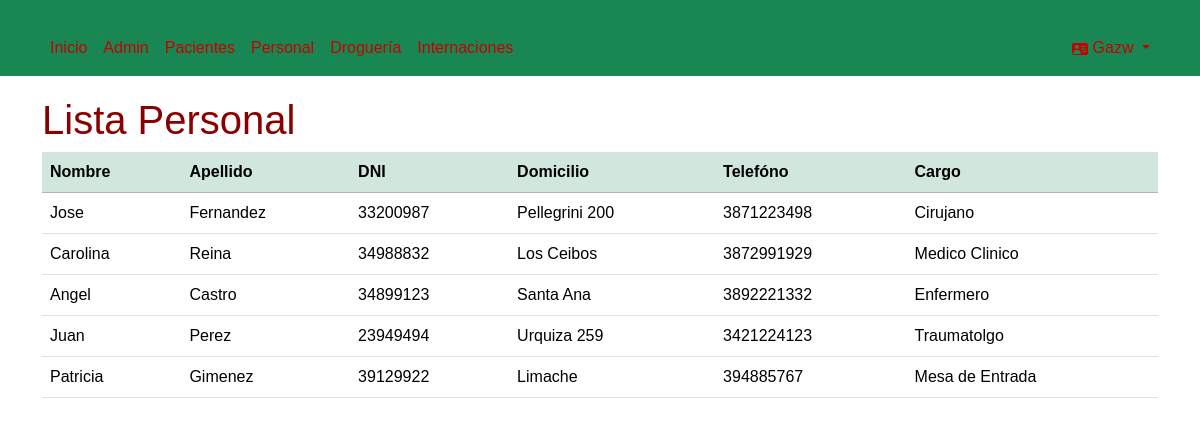
The page /gestion_internaciones/personal/ (signed in) on the database its author committed.
### gestion_internaciones/models.py (models this page shows, shortened)
class Personal(models.Model):
    usuario = models.OneToOneField(User, on_delete=models.CASCADE)
    nombre_per = models.CharField(max_length=30)
    apellido_per = models.CharField(max_length=15)
    dni_per = models.CharField(max_length=10)
    domicilio_per = models.CharField(max_length=50)
    telefono_per = models.CharField(max_length=12)
    cargo = models.ForeignKey("Cargos",on_delete=models.CASCADE)

class Cargos(models.Model):
    nombre_car = models.CharField(max_length=50)

### gestion_internaciones/views.py (the view)
# urls.py: path('personal/', views.listaPersonal, name='listapersonal'),
@login_required
def listaPersonal(request):
    personal = Personal.objects.all()
    context={
        'personal': personal
    }
    return render(request, 'listapersonal.html', context)

### gestion_internaciones/templates/listapersonal.html (shortened to what this page needs)
{% extends 'base.html' %}
{% block content %}
    <div>
        <h1>Lista Personal</h1>
        {% if request.user.is_staff %}
            <div>
                <table class="table">
                    <tr class="table-success">
                        <th>Nombre</th>
                        <th>Apellido</th>
                        <th>DNI</th>
                        <th>Domicilio</th>
                        <th>Telefóno</th>
                        <th>Cargo</th>
                    </tr>
                    {% for i in personal %}
                    <tr>
                        <td>{{ i.nombre_per }}</td>
                        <td>{{ i.apellido_per }}</td>
                        <td>{{ i.dni_per }}</td>
                        <td>{{ i.domicilio_per }}</td>
                        <td>{{ i.telefono_per }}</td>
                        <td>{{ i.cargo.nombre_car }}</td>
                    </tr>
                    {% endfor %}
                </table>
            </div>
        {%else%}
            <h1>No tienes permiso para ver esto</h1>
        {% endif %}
    </div>
{% endblock %}

### gestion_internaciones/templates/partials/navbar.html (shortened to what this page needs)
<nav class="navbar navbar-expand-lg bg-success" data-bs-theme="dark">
    <div class="container">
        <div class="collapse navbar-collapse" id="navbarSupportedContent">
            <ul class="navbar-nav me-auto mb-2 mb-lg-0">
                <li class="nav-item">
                    <a class="nav-link" href="{% url 'home' %}">Inicio</a>
                </li>
                {% if request.user.is_staff %}
                <li class="nav-item">
                    <a class="nav-link" href="{% url 'admin:index' %}">Admin</a>
                </li>
                {% endif %}
            {% if request.user.is_authenticated %}
                <li class="nav-item">
                    <a class="nav-link" href="{% url 'listapacientes' %}">Pacientes</a>
                </li>
                <li class="nav-item">
                    <a class="nav-link" href="{% url 'listapersonal' %}">Personal</a>
                </li>
                <li class="nav-item">
                    <a class="nav-link" href="{% url 'listadrogueria' %}">Droguería</a>
                </li>
                <li class="nav-item">
                    <a class="nav-link" href="{% url 'internaciones' %}">Internaciones</a>
                </li>
            </ul>
                <ul class="navbar-nav">
                    <li class="nav-item dropdown">
                        <a class="nav-link dropdown-toggle" href="#" role="button" data-bs-toggle="dropdown" aria-expanded="false">
                            {{ user.username | capfirst }}
                        </a>
                    </li>
                </ul>
            {% endif %}
        </div>
    </div>
</nav>

### gestion_internaciones/templates/base.html (style rules this page uses)
body { background: url('http://www.sanatoriomoreno.com.ar/Content/images/li-img1.jpg') no-repeat center center fixed; background-size: cover; margin: 0; padding: 0; color: rgb(138, 0, 0); font-family: 'Arial', sans-serif; }
.navbar { background-color: #026bdc; color: #870101; }
.nav-link { color: #c70000; }
.container { margin-top: 20px; }

### rows shown on the page
Personal: nombre_per "Jose", apellido_per "Fernandez", dni_per "33200987", domicilio_per "Pellegrini 200", telefono_per "3871223498", cargo.nombre_car "Cirujano"
Personal: nombre_per "Carolina", apellido_per "Reina", dni_per "34988832", domicilio_per "Los Ceibos", telefono_per "3872991929", cargo.nombre_car "Medico Clinico"
Personal: nombre_per "Angel", apellido_per "Castro", dni_per "34899123", domicilio_per "Santa Ana", telefono_per "3892221332", cargo.nombre_car "Enfermero"
Personal: nombre_per "Juan", apellido_per "Perez", dni_per "23949494", domicilio_per "Urquiza 259", telefono_per "3421224123", cargo.nombre_car "Traumatolgo"
Personal: nombre_per "Patricia", apellido_per "Gimenez", dni_per "39129922", domicilio_per "Limache", telefono_per "394885767", cargo.nombre_car "Mesa de Entrada"

### other values the page prints
{{ user.username | capfirst }} "Gazw"
